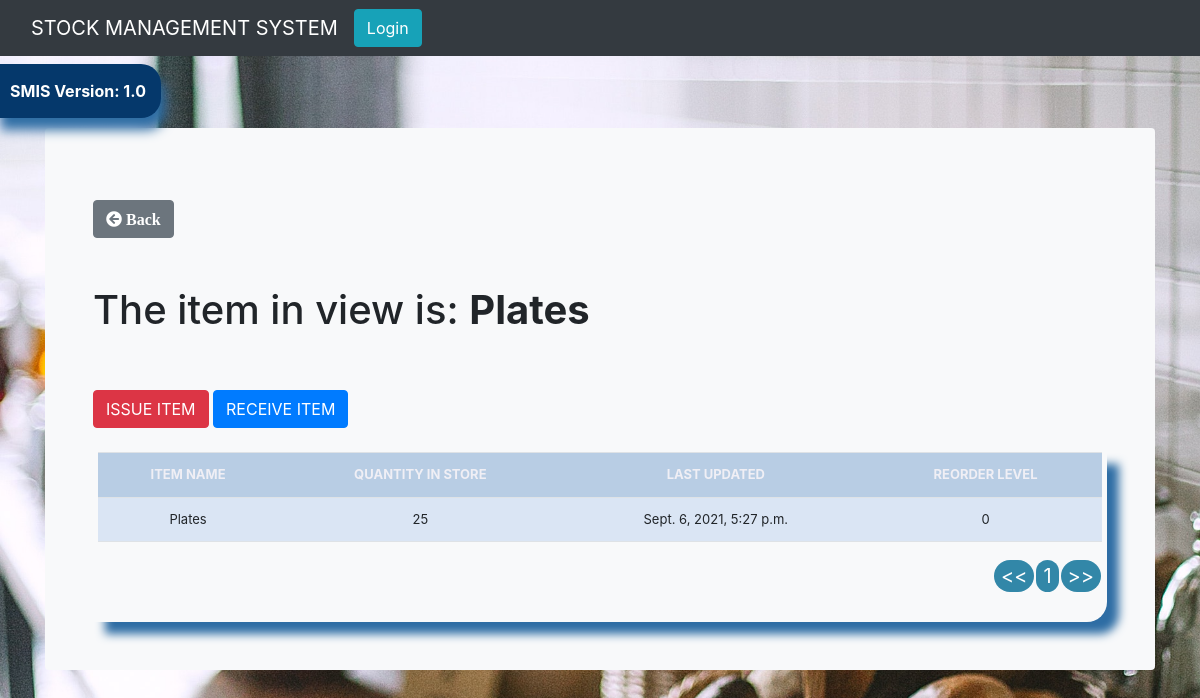
Page /item_details/1/ on the earlier database version.
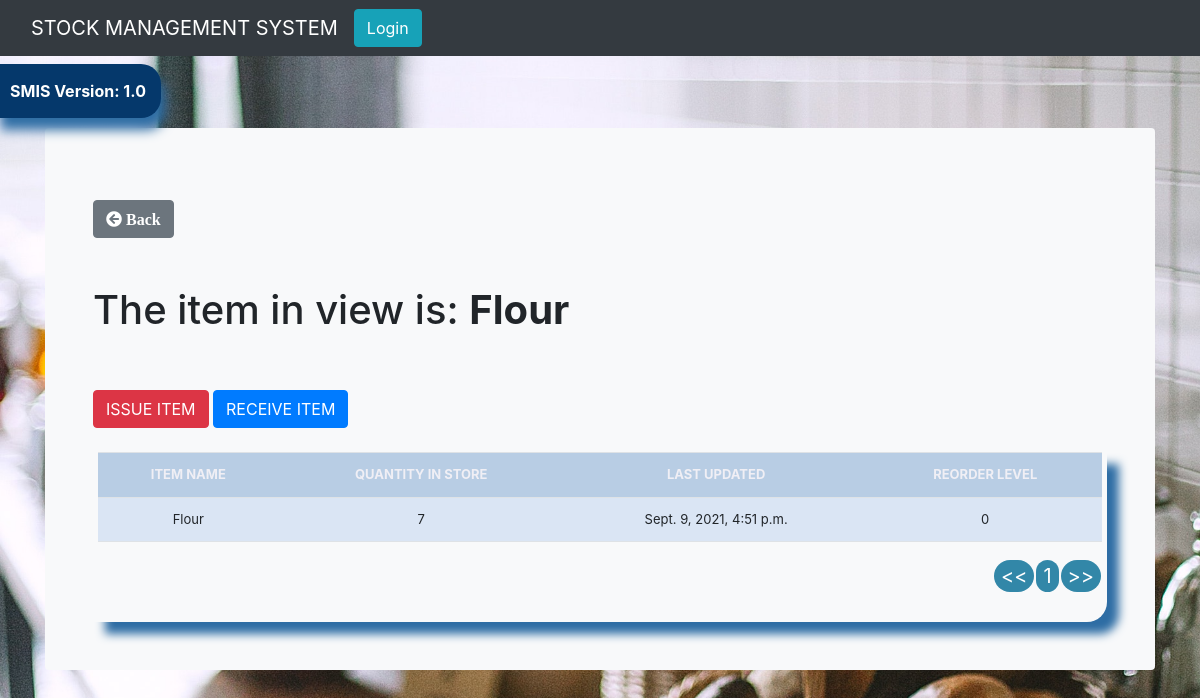
Same page on the later database version.
### stockmgmt/models.py (models this page shows, shortened)
class Stock(models.Model):
    category = models.ForeignKey(
        Category, max_length=50, null=True, on_delete=models.CASCADE)
    item_name = models.CharField(max_length=50, null=True)
    quantity = models.IntegerField(default='0', null=True)
    receive_quantity = models.IntegerField(
        default='0', blank=True, null=True)
    receive_by = models.CharField(max_length=50, blank=True, null=True)
    issue_quantity = models.IntegerField(
        default='0', blank=True, null=True)
    issue_by = models.CharField(max_length=50, blank=True, null=True)
    issue_to = models.CharField(max_length=50, blank=True, null=True)
    phone_number = models.CharField(max_length=50, blank=True, null=True)
    created_by = models.CharField(max_length=50, blank=True, null=True)
    reorder_level = models.IntegerField(default='0', blank=True, null=True)
    timestamp = models.DateTimeField(auto_now_add=True, null=True, blank=True)
    last_updated = models.DateTimeField(auto_now=True, null=True)
    export_to_CSV = models.BooleanField(default=False)

### stockmgmt/views.py (the view)
# urls.py: path('item_details/<str:pk>/', item_details, name="item_details"),
def item_details(request, pk):
    item = Stock.objects.get(id=pk)
    context = {
        'item': item,
    }
    return render(request, 'item_details.html', context)

### stockmgmt/templates/item_details.html (shortened to what this page needs)
{% extends 'base.html' %}
{% load static %}
{% load crispy_forms_tags %}
{% block content %}
<body>
    <main class="container">
        <div class="bg-light p-5 rounded">
            <br>
            <div>
                <a class="btn btn-secondary" href="{% url 'list_items' %}"><i class="fa fa-arrow-circle-left"
                        aria-hidden="true">
                        Back </i></a>
            </div>
            <br><br>
            <h1> The item in view is: <strong>{{item.item_name}}</strong> </h1>
            <br><br>
            <a href="{% url 'issue_item' item.id %}">
                <div class='btn btn-danger'>ISSUE ITEM</div>
            </a>
            <a href="{% url 'receive_item' item.id %}">
                <div class='btn btn-primary'>RECEIVE ITEM</div>
            </a>
            <br><br>
            <div class="display_table">
                <table class='table'>
                    <tr>
                        <th>ITEM NAME</th>
                        <th>QUANTITY IN STORE</th>
                        <th>LAST UPDATED</th>
                        <th>REORDER LEVEL</th>
                    </tr>
                    <tr>
                        <td>{{item.item_name}}</td>
                        <td>{{item.quantity}}</td>
                        <td>{{item.last_updated}}</td>
                        <td>{{item.reorder_level}}</td>
                    </tr>
                </table>
            </div>
        </div>
    </main>
</body>
{% endblock %}

Differences in the rows shown:
changed Stock: item_name "Plates" → "Flour"; quantity "25" → "7"; last_updated "Sept. 6, 2021, 5:27 p.m." → "Sept. 9, 2021, 4:51 p.m."
